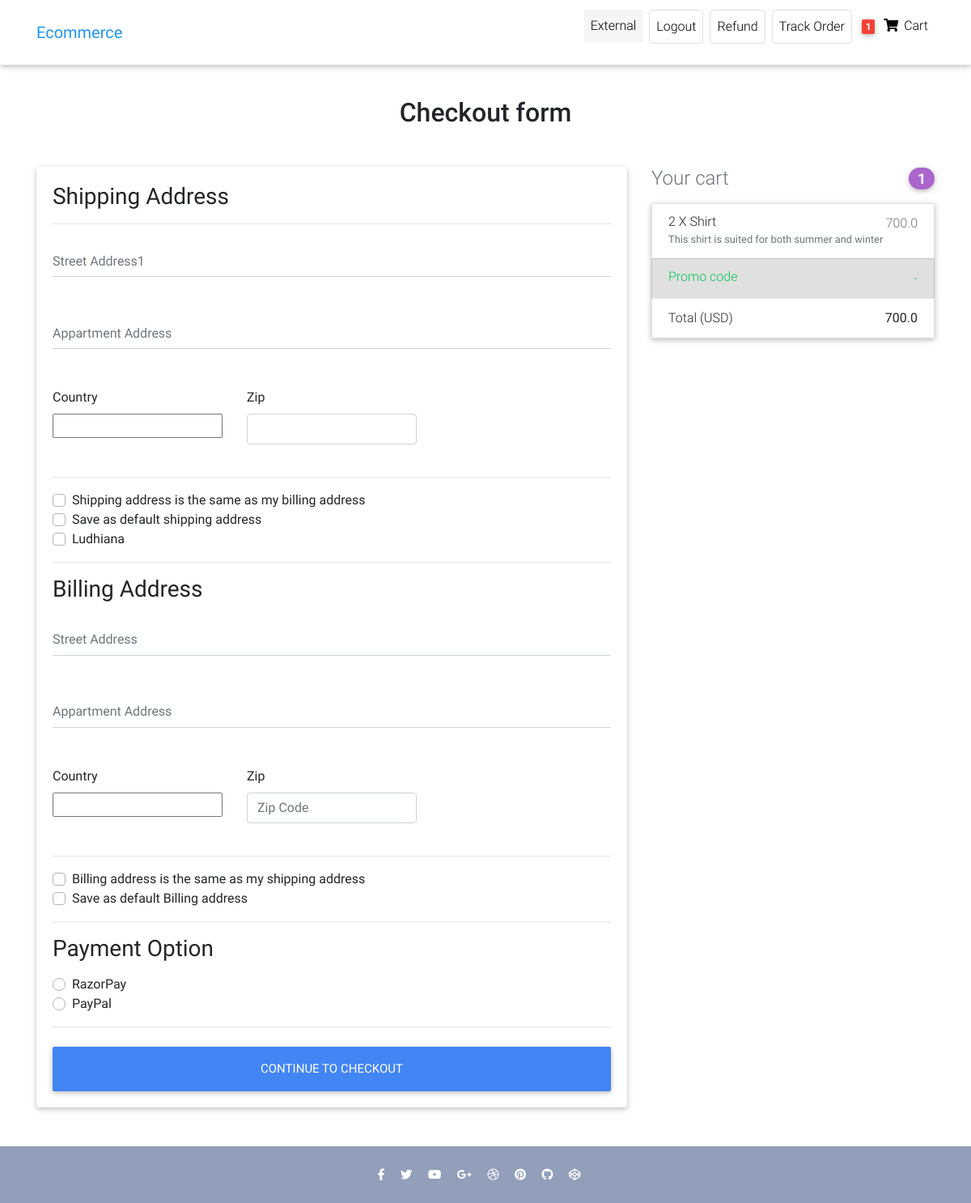
/checkout/ (signed in), run on the app's committed database.
### front/models.py (models this page shows, shortened)
class Customer(AbstractUser):#Users is customer here
    phone=models.CharField(max_length=12,default="")
    gender=models.CharField(max_length=15,default="")
    user_address=models.CharField(max_length=50,default="")

class Order(models.Model):
    user=models.ForeignKey(Customer,on_delete=models.CASCADE)
    ref_code=models.CharField(max_length=20,blank=True,null=True)
    items=models.ManyToManyField(OrderItem)
    start_date = models.DateTimeField(auto_now_add=True)
    ordered_date=models.DateField()
    ordered=models.BooleanField(default=False)#it check whether has been ordered or not
    billing_address=models.ForeignKey('Address',related_name='billing_address',on_delete=models.SET_NULL,blank=True,null=True)
    shipping_address=models.ForeignKey('Address',related_name='shipping_address',on_delete=models.SET_NULL,blank=True,null=True)
    payment_detail=models.ForeignKey('Payments',on_delete=models.SET_NULL,blank=True,null=True)
    coupon=models.ForeignKey('Coupon',on_delete=models.SET_NULL,blank=True,null=True)
    being_delivered=models.BooleanField(default=False)#deliver hogaya
    received=models.BooleanField(default=False)#order hmne receive karliya
    order_status=models.CharField(choices=status,max_length=10,default='Pe')
    refund_requested=models.BooleanField(default=False)
    refund_granted=models.BooleanField(default=False)
    def total_amount(self):
        total=0
        for order_item in self.items.all():
            total += order_item.get_final_price()
        if self.coupon:
            total-=self.coupon.amount
        return total

class Address(models.Model):
    user=models.ForeignKey(Customer,on_delete=models.CASCADE)
    street_address=models.CharField(max_length=100)
    appartment_address=models.CharField(max_length=100)
    country=CountryField(multiple=False)
    zip=models.CharField(max_length=10)
    address_type=models.CharField(max_length=1,choices=ADDRESS_CHOICES)
    default=models.BooleanField(default=False)
    class Meta:
        verbose_name_plural='Addresses'#Renaming Admin Panel name from Addresss to Addresses

class OrderItem(models.Model):
    user=models.ForeignKey(Customer,on_delete=models.CASCADE,null=True,blank=True)
    ordered=models.BooleanField(default=False)
    item=models.ForeignKey(Item,on_delete=models.CASCADE)
    quantity=models.IntegerField(default=1)
    def get_total_item_discount_price(self):
        if self.item.discount_price:
            totalprice=self.item.discount_price * self.quantity
            return totalprice
        else:
            return self.get_total_item_price()
    def get_final_price(self):
        if self.get_total_item_discount_price():
            return self.get_total_item_discount_price()
        return self.get_total_item_price()

class Item(models.Model):
    title=models.CharField(max_length=50)
    price=models.FloatField()
    discount_price=models.FloatField(blank=True,null=True)
    category=models.CharField(choices=CATEGORY_CHOICES,max_length=2)
    label=models.CharField(choices=LABEL_CHOICES,max_length=1)
    slug=models.SlugField()
    description=models.TextField()
    image=models.ImageField(upload_to='Images',null=True,blank=True)

### front/views.py (the view, shortened to what this page needs)
# urls.py: path('checkout/',CheckOutView.as_view(),name="check_out"),
class CheckOutView(LoginRequiredMixin,View):
    def get(self,*args,**kwargs):
        try:
            form=CheckoutForm()
            coupon=CouponForm()
            orders=Order.objects.filter(user=self.request.user,ordered=False)
            context={'form':form,'orders':orders,'coupon':coupon}
            shipping_address_qs=Address.objects.filter(
                user=self.request.user,
                address_type='S',
                default=True
            )
            if shipping_address_qs.exists():
                context.update({'default_shipping_address':shipping_address_qs[0]})
            billing_address_qs=Address.objects.filter(
                user=self.request.user,
                address_type='B',
                default=True
            )
            if billing_address_qs.exists():
                context.update({'default_shipping_address':billing_address_qs[0]})
            return render(self.request,'Ecommerce/checkout-page.html',context)
        except ObjectDoesNotExist:
            messages.info(self.request,"You donot have active order")
            return redirect("checkout")

### front/templates/Ecommerce/checkout-page.html (shortened to what this page needs)
{% extends "Ecommerce/home-page.html" %}
{% load static %}
{% load cart_template_tags %}
{% load crispy_forms_tags %}
{% block head %}
    <link rel="stylesheet"
          href="https://use.fontawesome.com/releases/v5.11.2/css/all.css">
    <link href="{% static 'css/bootstrap.min.css' %}" rel="stylesheet">
    <link href="{% static 'css/mdb.min.css' %}" rel="stylesheet">
    <link href="{% static 'css/style.min.css' %}" rel="stylesheet">
{% endblock head %}
{% block body %}
    {% include 'Ecommerce/navbar.html' %}
    <main class="mt-5 pt-4">
        <div class="container wow fadeIn">
            <h2 class="my-5 h2 text-center">Checkout form</h2>
            <div class="row">
                <div class="col-md-8 mb-4">
                    <div class="card">
                        <form class="card-body" method="POST" action="{% url 'check_out' %}">
                            <h3>Shipping Address</h3>
                            <hr>
                            <div class='hideable_shipping_form'>
                                <div class="md-form mb-5">
                                    <input type="text"
                                           id="shipping_address1"
                                           name='shipping_address1'
                                           class="form-control"
                                           placeholder="Street Address1">
                                </div>
                                <div class="md-form mb-5">
                                    <input type="text"
                                           id="shipping_address2"
                                           name="shipping_address2"
                                           class="form-control"
                                           placeholder="Appartment Address">
                                </div>
                                <div class="row">
                                    <div class="col-lg-4 col-md-12 mb-4">
                                        <label for="country">Country</label>
                                        {{ form.shipping_country }}
                                    </div>
                                    <div class="col-lg-4 col-md-6 mb-4">
                                        <label for="zip">Zip</label>
                                        <input type="text"
                                               class="form-control"
                                               name="shipping_zip"
                                               id="shipping_zip"
                                               placeholder=""
                                               required>
                                    </div>
                                </div>
                                <hr>
                                <div class="custom-control custom-checkbox">
                                    <label class="custom-control-label" for="same_billing_address1">
                                        Shipping address is the same as my billing address
                                    </label>
                                </div>
                                <div class="custom-control custom-checkbox">
                                    <label class="custom-control-label" for="set_default_shipping">Save as default shipping address</label>
                                </div>
                            </div>
                            {% if  default_shipping_address %}
                                <div class="custom-control custom-checkbox">
                                    <label class="custom-control-label" for="use_default_shipping">
                                        {{ default_shipping_address.street_address|truncatechars:10 }}
                                    </label>
                                </div>
                            {% endif %}
                            <hr>
                            <h3>Billing Address</h3>
                            <div class='hideable_billing_form'>
                                <div class="md-form mb-5">
                                    <input type="text"
                                           id="billing_address1"
                                           name='billing_address1'
                                           class="form-control"
                                           placeholder="Street Address">
                                </div>
                                <div class="md-form mb-5">
                                    <input type="text"
                                           id="billing_address2"
                                           name="billing_address2"
                                           class="form-control"
                                           placeholder="Appartment Address">
                                </div>
                                <div class="row">
                                    <div class="col-lg-4 col-md-12 mb-4">
                                        <label for="country">Country</label>
                                        {{ form.billing_country }}
                                    </div>
                                    <div class="col-lg-4 col-md-6 mb-4">
                                        <label for="zip">Zip</label>
                                        <input type="text"
                                               class="form-control"
                                               name="billing_zip"
                                               id="billinh_zip"
                                               placeholder="Zip Code">
                                    </div>
                                </div>
                                <hr>
                                <div class="custom-control custom-checkbox">
                                    <label class="custom-control-label" for="same_billing_address">
                                        Billing address is the same as my shipping address
                                    </label>
                                </div>
                                <div class="custom-control custom-checkbox">
                                    <label class="custom-control-label" for="set_default_billing">Save as default Billing address</label>
                                </div>
                            </div>
                            <hr>
                            <h3>Payment Option</h3>
                            <div class="d-block my-3">
                                {% for value,name in form.fields.payment_option.choices %}
                                    <div class="custom-control custom-radio">
                                        <label class="custom-control-label" for="{{ name }}">{{ name }}</label>
                                    </div>
                                {% endfor %}
                            </div>
                            <hr class="mb-4">
                            <button class="btn btn-primary btn-lg btn-block" type="submit">Continue to checkout</button>
                        </form>
                    </div>
                </div>
                {% include 'Ecommerce/order_snippet.html' %}
            </div>
        </div>
    </main>
    <footer class="page-footer text-center font-small mt-4 wow fadeIn">
        <hr class="my-4">
        <div class="pb-4">
            <a href="https://www.facebook.com/mdbootstrap" target="_blank">
                <i class="fab fa-facebook-f mr-3"></i>
            </a>
            <a href="https://twitter.com/MDBootstrap" target="_blank">
                <i class="fab fa-twitter mr-3"></i>
            </a>
            <a href="https://www.youtube.com/watch?v=7MUISDJ5ZZ4" target="_blank">
                <i class="fab fa-youtube mr-3"></i>
            </a>
            <a href="https://plus.google.com/u/0/b/107863090883699620484"
               target="_blank">
                <i class="fab fa-google-plus-g mr-3"></i>
            </a>
            <a href="https://dribbble.com/mdbootstrap" target="_blank">
                <i class="fab fa-dribbble mr-3"></i>
            </a>
            <a href="https://pinterest.com/mdbootstrap" target="_blank">
                <i class="fab fa-pinterest mr-3"></i>
            </a>
            <a href="https://github.com/mdbootstrap/bootstrap-material-design"
               target="_blank">
                <i class="fab fa-github mr-3"></i>
            </a>
            <a href="http://codepen.io/mdbootstrap/" target="_blank">
                <i class="fab fa-codepen mr-3"></i>
            </a>
        </div>
    </footer>
{% endblock body %}

### front/templates/Ecommerce/navbar.html (shortened to what this page needs)
{% load cart_template_tags %}
 <nav class="navbar fixed-top navbar-expand-lg navbar-light white scrolling-navbar">
    <div class="container">
      <a class="navbar-brand waves-effect" href="/" >
        <strong class="blue-text">Ecommerce</strong>
      </a>
      <div class="collapse navbar-collapse" id="navbarSupportedContent">
        <ul class="navbar-nav nav-flex-icons">
          {% if request.user.is_authenticated %}
          <li class="nav-item mx-1">
            <p class="nav-link waves-effect "
            style="background-color:whitesmoke;"
             >
              {{request.user.first_name}}
          </p>
          </li>
          <li class="nav-item mx-1">
            <a href="{% url 'account_logout' %}" class="nav-link border border-light rounded waves-effect"
             >
              Logout
            </a>
          </li>
          <li class="nav-item mx-1">
            <a href="{% url 'request-refund' %}" class="nav-link border border-light rounded waves-effect"
             >
              Refund
            </a>
          </li>
          <li class="nav-item mx-1">
            <a href="{% url 'track-order' %}" class="nav-link border border-light rounded waves-effect"
            >
              Track Order
            </a>
          </li>
          {% endif %}
          {% if user.is_authenticated %}
          <li class="nav-item">
            <a href="{% url 'order-summary' %}" class="nav-link waves-effect">
              <span class="badge red z-depth-1 mr-1"> {{request.user|cart_item_count}} </span>
              <i class="fas fa-shopping-cart"></i>
              <span class="clearfix d-none d-sm-inline-block"> Cart </span>
            </a>
          </li>
          {% endif %}
        </ul>
      </div>
    </div>
  </nav>

### front/templates/Ecommerce/order_snippet.html (shortened to what this page needs)
{% load crispy_forms_tags %}
<div class="col-md-4 mb-4">
    <h4 class="d-flex justify-content-between align-items-center mb-3">
        <span class="text-muted">Your cart</span> {% for order in orders %}
        <span class="badge badge-secondary badge-pill">{{order.items.count}}</span>
    </h4>
    {% for object in order.items.all %}
    <ul class="list-group mb-3 z-depth-1">
        <li class="list-group-item d-flex justify-content-between lh-condensed">
            <div>
                <h6 class="my-0">{{object.quantity}} X {{object.item.title}}</h6>
                <small class="text-muted">{{object.item.description}}</small>
            </div>
            <span class="text-muted">{{object.get_final_price}}</span>
        </li>
        <li class="list-group-item d-flex justify-content-between bg-light">
            <div class="text-success">
              <h6 class="my-0">Promo code</h6>
            </div>
            <span class="text-success">-{{order.coupon.amount}}</span>
          </li>
          <li class="list-group-item d-flex justify-content-between">
            <span>Total (USD)</span>
            <strong>{{order.total_amount}}</strong>
          </li>
    </ul>
    {% endfor %}
    {% endfor %}
</div>

### data on the page
Customer: user.first_name "External", user|cart_item_count "1"
Address: street_address "Ludhiana"
Order: items.count "1", total_amount "700.0"
OrderItem: quantity "2", item "Shirt", item.description "This shirt is suited for both summer and winter", get_final_price "700.0"

### other printed values
{{ name }} "RazorPay" "PayPal"
